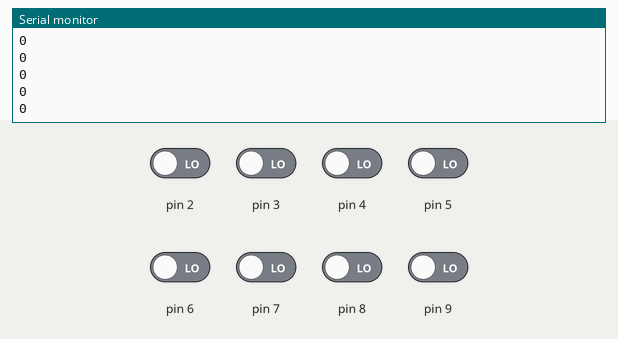
Bench run of a sketch on a simulated Arduino Uno, built with avr-gcc and run on an emulated ATmega328P. Shown: the last lines printed to the serial monitor. Inputs (shaded band) come from the test bench; at power-on: pin 2–9 LOW.

Above: at 1.2 s.
1.3 s: pin 2 driven HIGH
At 1.56 s:
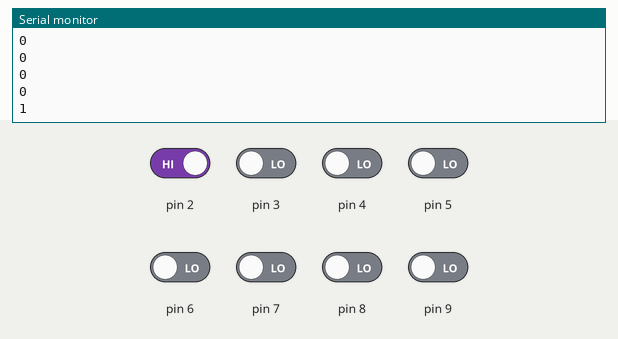
2.8 s: pin 3 driven HIGH
At 2.96 s:
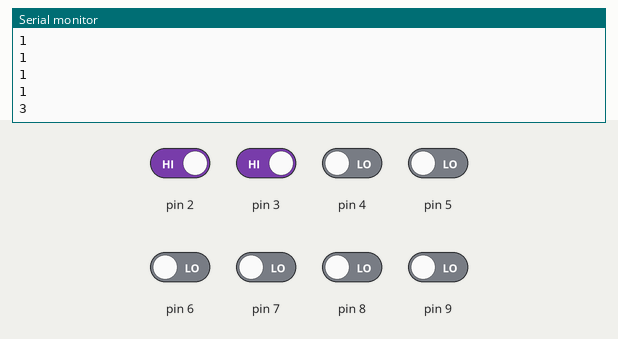
4.3 s: pin 4 driven HIGH
At 4.56 s:
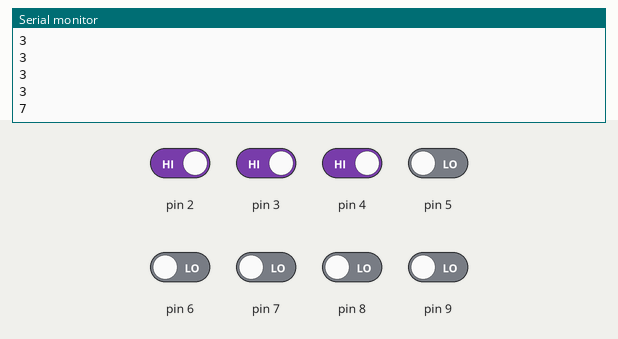
5.8 s: pin 5 driven HIGH
At 5.96 s:
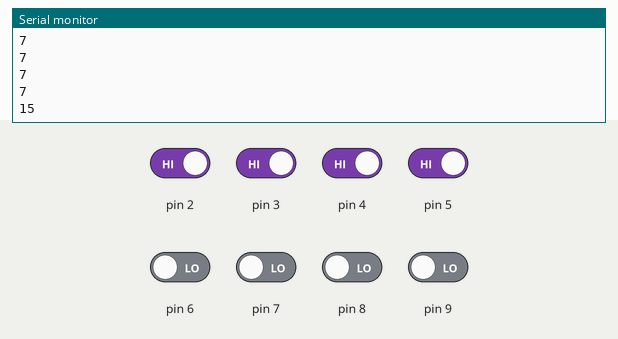
7.3 s: pin 6 driven HIGH
At 7.56 s:
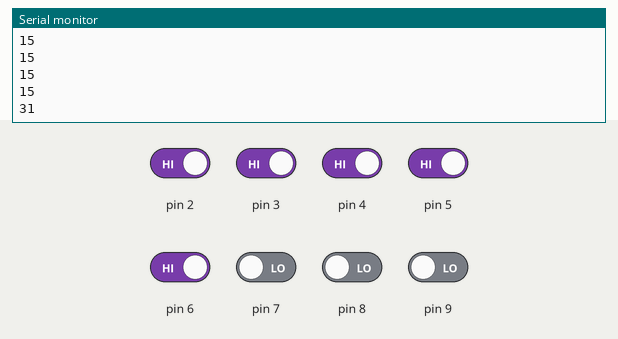
8.8 s: pin 7 driven HIGH
At 8.96 s:
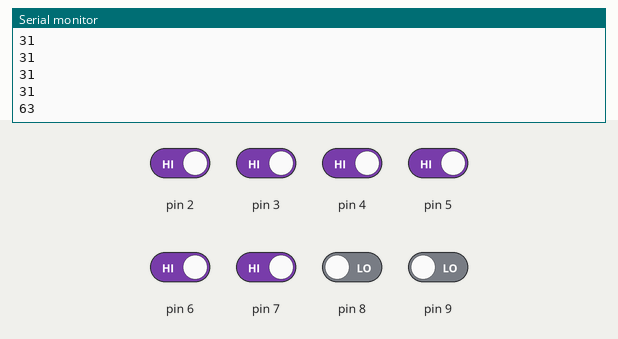
Timing chart, 0 to 11.3 s (numbered marks = the images above; inputs shaded):
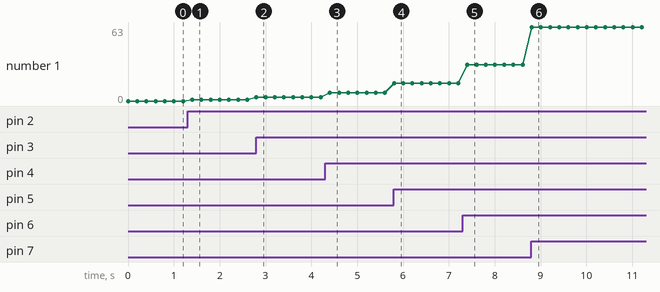

The sketch:

get_values.ino
```cpp
void setup() {
  Serial.begin(9600);
  for(int i=2;i<=9;i++)
  {
    pinMode(i,INPUT);
  }
}

void loop() {
  int value=0;
  for(int i=2;i<=9;i++)
  {
    if(digitalRead(i))
    {
      value+=1<<(i-2);
    }
  }
  Serial.println(value);
  delay(200);
}
```

Measured:
- after the input at 1.3 s, the serial monitor: prints a new line after 0.10 s (image 1)
- after the input at 2.8 s, the serial monitor: prints a new line at once (image 2)
- after the input at 4.3 s, the serial monitor: prints a new line after 0.10 s (image 3)
- after the input at 5.8 s, the serial monitor: prints a new line at once (image 4)
- after the input at 7.3 s, the serial monitor: prints a new line after 0.11 s (image 5)
- after the input at 8.8 s, the serial monitor: prints a new line at once (image 6)
- plotted number 1: 0 → 1 after the input at 1.3 s, 1 → 3 after the input at 2.8 s, 3 → 7 after the input at 4.3 s, 7 → 15 after the input at 5.8 s, 15 → 31 after the input at 7.3 s
